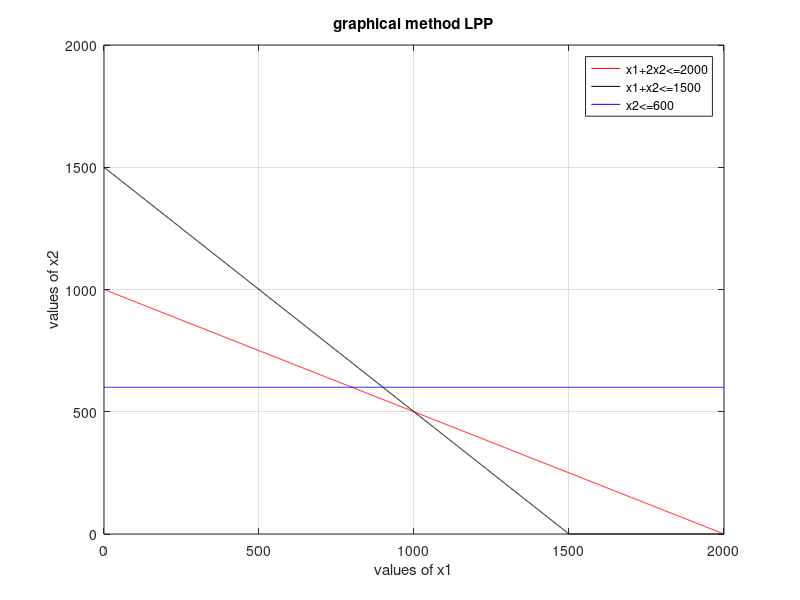

Here is the MATLAB script that generated this plot: (Note: this script raises an error after producing the figure.)
format short
%step1%
c=[3,5];
a=[1,2;1,1;0,1];
b=[2000;1500;600];
y1=0:1:max(b);
x21=(b(1)-a(1,1).*y1)./a(1,2);
x22=(b(2)-a(2,1).*y1)./a(2,2);
x23=(b(3)-a(3,1).*y1)./a(3,2);
%step2%
x21=max(0,x21);
x22=max(0,x22);
x23=max(0,x23);
plot(y1,x21,'r',y1,x22,'k',y1,x23,'b');
xlabel('values of x1');
ylabel('values of x2');
title('graphical method LPP');
legend('x1+2x2<=2000','x1+x2<=1500','x2<=600');
grid on
%step3%
cx1=find(y1==0);
c1=find(x21==0);
line1=[y1(:,[c1 cx1]); x21(:,[c1 cx1])]';

c2=find(x22==0);
line2=[y1(:,[c2 cx1]); x22(:,[c2 cx1])]';

c3=find(x23==0);
line3=[y1(:,[c3 cx1]); x23(:,[c3 cx1])]';

cornerpt=unique([line1; line2 ; line3],'rows');

%step4%
HG=[0;0];
for i=1:size(a,1)
    hg1=a(i,:);
    b1=b(i,:);
    for j=i+1:size(a,1)
        hg2=a(j,:);
        b2=b(j,:);
        Aa=[hg1; hg2];
        Bb=[b1;b2];
        Xx=Aa\Bb;
        HG=[HG Xx];
    end
end
pt=HG';

%step5%
allpts=[pt;cornerpt];
points=unique(allpts,'rows');

%step6%
PT=constraint(points);
PT=unique(PT,'rows');

%step7%
for i=1:size(PT,1)
    FX(i,:)=sum(PT(i,:).*c);
end

Vert_Fns=[PT FX];

%step8%
[fxval indfx]=max(FX);
optval=Vert_Fns(indfx,:);
optimal_BFS=array2table(optval);